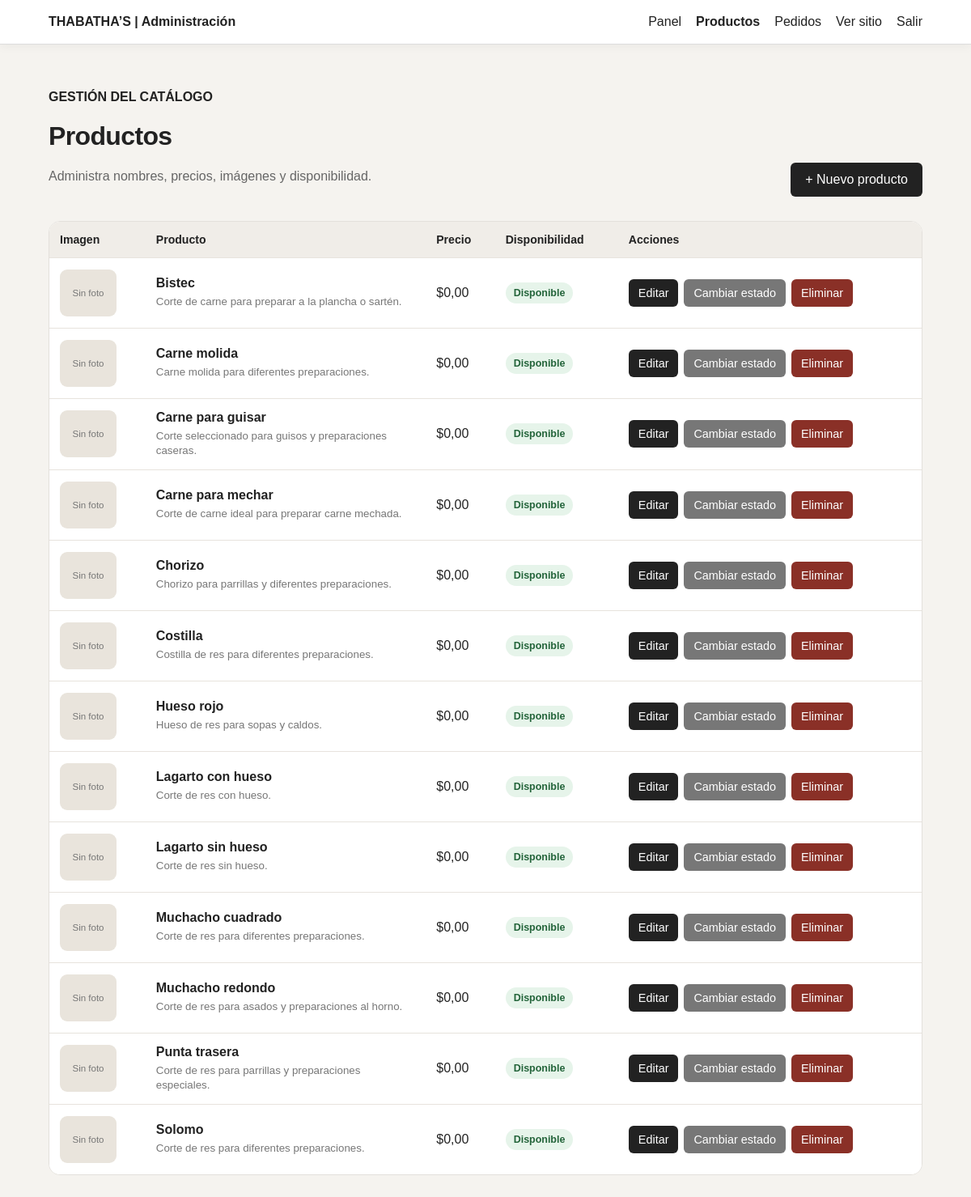
The page /admin/productos.php (signed in) on the database its author committed.
### tables this page shows
CREATE TABLE productos (
    id INT UNSIGNED AUTO_INCREMENT PRIMARY KEY,
    nombre VARCHAR(120) NOT NULL,
    descripcion TEXT,
    precio DECIMAL(10,2) NOT NULL DEFAULT 0.00,
    imagen VARCHAR(255),
    disponible TINYINT(1) NOT NULL DEFAULT 1,
    creado_en TIMESTAMP DEFAULT CURRENT_TIMESTAMP,
    actualizado_en TIMESTAMP DEFAULT CURRENT_TIMESTAMP ON UPDATE CURRENT_TIMESTAMP
);

### includes/funciones.php (called while the page is built, shortened)
<?php
function e($value): string {
    return htmlspecialchars((string)$value, ENT_QUOTES, 'UTF-8');
}

### admin/productos.php (the view, shortened to what this page needs)
<?php
require_once __DIR__ . '/../config/database.php';
require_once __DIR__ . '/../includes/funciones.php';
$productos = $pdo->query('SELECT id, nombre, descripcion, precio, imagen, disponible FROM productos ORDER BY nombre')->fetchAll();
?>
<!DOCTYPE html>
<html lang="es">
<head>
    <link rel="stylesheet" href="../css/styles.css">
</head>
<body>
<header class="site-header">
    <strong>THABATHA’S | Administración</strong>
    <nav>
        <a href="index.php">Panel</a>
        <a href="productos.php" class="active">Productos</a>
        <a href="pedidos.php">Pedidos</a>
        <a href="../index.php">Ver sitio</a>
        <a href="../logout.php">Salir</a>
    </nav>
</header>
<main class="container">
    <div class="admin-heading">
        <div>
            <p class="eyebrow">GESTIÓN DEL CATÁLOGO</p>
            <h1>Productos</h1>
            <p class="muted">Administra nombres, precios, imágenes y disponibilidad.</p>
        </div>
        <a class="button" href="producto-nuevo.php">+ Nuevo producto</a>
    </div>
    <div class="admin-table-wrap">
        <table class="admin-table">
            <thead>
                <tr>
                    <th>Imagen</th>
                    <th>Producto</th>
                    <th>Precio</th>
                    <th>Disponibilidad</th>
                    <th>Acciones</th>
                </tr>
            </thead>
            <tbody>
            <?php foreach ($productos as $p): ?>
                <tr>
                    <td>
                        <div class="admin-thumb">
                            <?php if (!empty($p['imagen'])): ?>
                                <img src="../<?= e($p['imagen']) ?>" alt="<?= e($p['nombre']) ?>">
                            <?php else: ?>
                                <span>Sin foto</span>
                            <?php endif; ?>
                        </div>
                    </td>
                    <td>
                        <strong><?= e($p['nombre']) ?></strong>
                        <small><?= e($p['descripcion'] ?? '') ?></small>
                    </td>
                    <td>$<?= number_format((float)$p['precio'], 2, ',', '.') ?></td>
                    <td>
                        <span class="status <?= $p['disponible'] ? 'available' : 'unavailable' ?>">
                            <?= $p['disponible'] ? 'Disponible' : 'No disponible' ?>
                        </span>
                    </td>
                    <td>
                        <div class="action-group">
                            <a class="button small" href="producto-editar.php?id=<?= (int)$p['id'] ?>">Editar</a>
                            <form method="post" onsubmit="return confirm('¿Cambiar la disponibilidad de este producto?');">
                                <button class="button small secondary" type="submit">Cambiar estado</button>
                            </form>
                            <form method="post" onsubmit="return confirm('¿Seguro que deseas eliminar este producto?');">
                                <button class="button small danger" type="submit">Eliminar</button>
                            </form>
                        </div>
                    </td>
                </tr>
            <?php endforeach; ?>
            </tbody>
        </table>
    </div>
</main>
</body>
</html>

### css/styles.css (style rules this page uses)
* { box-sizing:border-box }
body { margin:0;font-family:Arial,sans-serif;background:#f7f7f7;color:#222 }
.site-header { display:flex;justify-content:space-between;align-items:center;padding:18px 5%;background:#fff;border-bottom:1px solid #ddd }
.site-header nav { display:flex;gap:18px;flex-wrap:wrap }
.site-header a { color:#222;text-decoration:none }
.container { width:min(1100px,90%);margin:40px auto }
.eyebrow { font-weight:bold }
.button,button { display:inline-block;background:#222;color:#fff;border:0;padding:12px 18px;text-decoration:none;border-radius:6px;cursor:pointer }
table { width:100%;border-collapse:collapse;background:#fff }
th,td { padding:12px;border:1px solid #ddd;text-align:left }
body { background:#f5f3ef }
.site-header { position:sticky;top:0;z-index:10;box-shadow:0 2px 12px rgba(0,0,0,.05) }
.site-header a { transition:.2s }
.site-header nav a.active,.site-header nav a:hover { font-weight:700 }
.button.small { padding:9px 12px;font-size:.9rem }
.button.secondary { background:#777 }
.admin-heading { display:flex;justify-content:space-between;align-items:end;gap:20px;margin-bottom:30px }
.muted { color:#666 }
.admin-table-wrap { overflow-x:auto;background:#fff;border:1px solid #e3e0db;border-radius:14px }
.admin-table { min-width:850px;border:0 }
.admin-table th { background:#f0ede8;font-size:.88rem }
.admin-table td,.admin-table th { border:0;border-bottom:1px solid #e7e3dd;vertical-align:middle }
.admin-table tr:last-child td { border-bottom:0 }
.admin-thumb { width:70px;height:58px;border-radius:9px;background:#e9e4dc;display:grid;place-items:center;overflow:hidden;color:#777;font-size:.72rem;text-align:center }
.admin-table td:nth-child(2) { max-width:280px }
.admin-table td:nth-child(2) small { display:block;color:#777;margin-top:5px;line-height:1.35 }
.status { display:inline-block;padding:6px 10px;border-radius:99px;font-size:.78rem;font-weight:700 }
.status.available { background:#e6f4ea;color:#23643a }
.action-group { display:flex;gap:7px;flex-wrap:wrap }
.action-group form { margin:0 }
.button.danger { background:#8a3027 }
.admin-heading h1,.page-heading h1 { letter-spacing:-.02em }
.admin-table td,.admin-table th { padding:14px 13px }
.button { transition:transform .15s,box-shadow .15s,background .15s }

### rows shown on the page
productos: shows "Sin foto", nombre "Bistec", descripcion "Corte de carne para preparar a la plancha o sartén.", precio "0,00", disponible "Disponible"
productos: shows "Sin foto", nombre "Carne molida", descripcion "Carne molida para diferentes preparaciones.", precio "0,00", disponible "Disponible"
productos: shows "Sin foto", nombre "Carne para guisar", descripcion "Corte seleccionado para guisos y preparaciones caseras.", precio "0,00", disponible "Disponible"
productos: shows "Sin foto", nombre "Carne para mechar", descripcion "Corte de carne ideal para preparar carne mechada.", precio "0,00", disponible "Disponible"
productos: shows "Sin foto", nombre "Chorizo", descripcion "Chorizo para parrillas y diferentes preparaciones.", precio "0,00", disponible "Disponible"
productos: shows "Sin foto", nombre "Costilla", descripcion "Costilla de res para diferentes preparaciones.", precio "0,00", disponible "Disponible"
productos: shows "Sin foto", nombre "Hueso rojo", descripcion "Hueso de res para sopas y caldos.", precio "0,00", disponible "Disponible"
productos: shows "Sin foto", nombre "Lagarto con hueso", descripcion "Corte de res con hueso.", precio "0,00", disponible "Disponible"
productos: shows "Sin foto", nombre "Lagarto sin hueso", descripcion "Corte de res sin hueso.", precio "0,00", disponible "Disponible"
productos: shows "Sin foto", nombre "Muchacho cuadrado", descripcion "Corte de res para diferentes preparaciones.", precio "0,00", disponible "Disponible"
productos: shows "Sin foto", nombre "Muchacho redondo", descripcion "Corte de res para asados y preparaciones al horno.", precio "0,00", disponible "Disponible"
productos: shows "Sin foto", nombre "Punta trasera", descripcion "Corte de res para parrillas y preparaciones especiales.", precio "0,00", disponible "Disponible"
productos: shows "Sin foto", nombre "Solomo", descripcion "Corte de res para diferentes preparaciones.", precio "0,00", disponible "Disponible"
